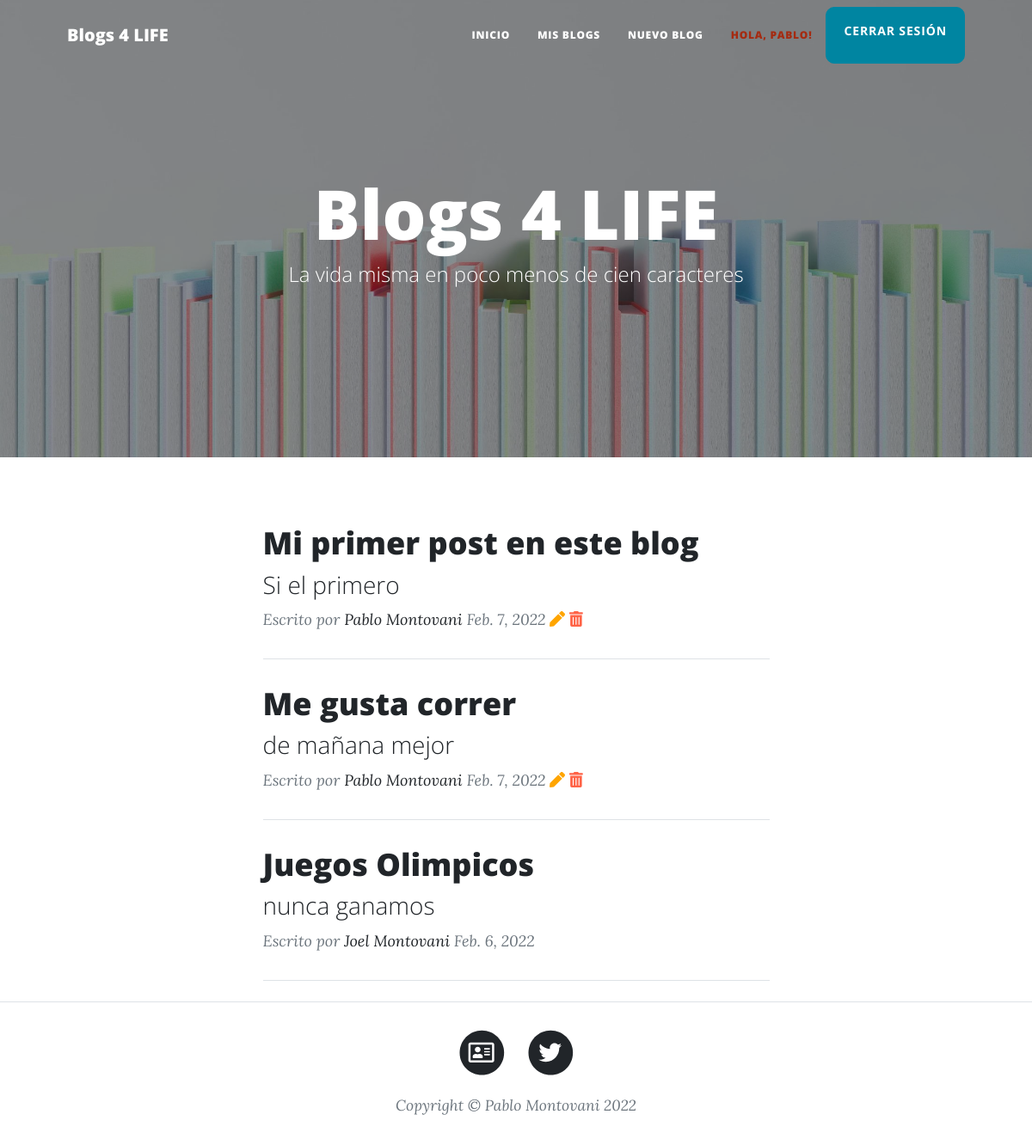
The page / (signed in) on the database as committed earlier.
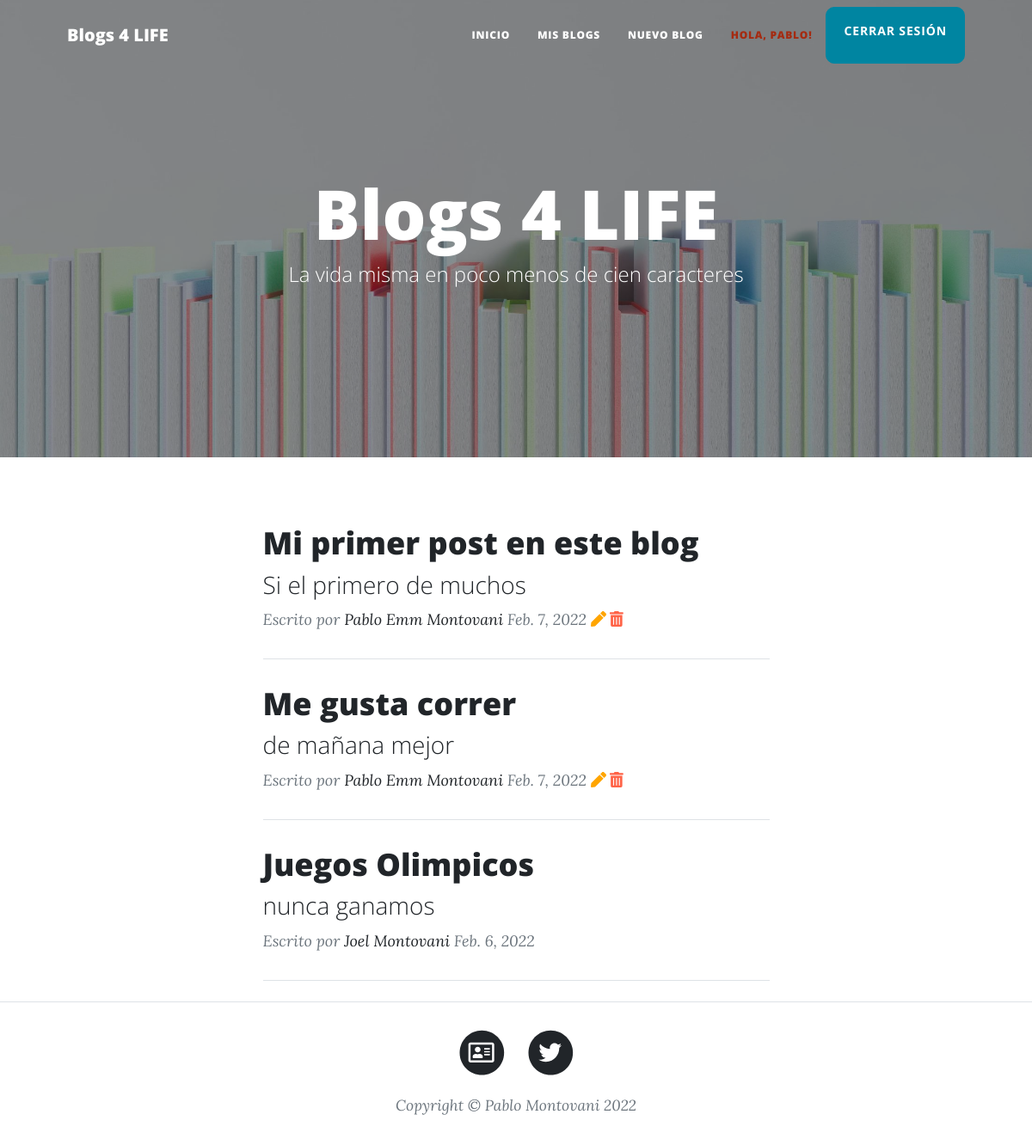
The same page on the database as committed later.
### BlogApp/models.py (models this page shows)
class Blog(Model):
    titulo= CharField(max_length=50)
    subtitulo= CharField(max_length=50)
    user = ForeignKey(User, on_delete=CASCADE)
    fecha= DateField()
    contenido= RichTextField()
    imagen= ImageField(upload_to='imagenes', null=True, blank=False)
    class Meta:
       ordering = ['-fecha']

### BlogApp/views.py (the view)
# urls.py: path('', BlogListView.as_view(), name="inicio"),
class BlogListView(LoginRequiredMixin, ListView):
    model = Blog
    template_name = 'BlogApp/blogs.html'
    context_object_name = 'blogs'
    paginate_by = 10

### templates/BlogApp/blogs.html (shortened to what this page needs)
{% extends "BlogApp/inicio.html" %}
{% load static %}
{% block ContenidoBlog %}
     <div class="container px-4 px-lg-5">
        <div class="row gx-4 gx-lg-5 justify-content-center">
            <div class="col-md-10 col-lg-8 col-xl-7">
                {% if not blogs %}
                    <div class="alert alert-danger" role="alert">
                        No existen entradas en el blog.
                    </div>
                {% else %}
                    {% for blog in blogs %}
                        <div class="post-preview">
                            <a href="{% url 'blog_ver' blog.id %}">
                                <h2 class="post-title">{{blog.titulo}}</h2>
                                <h3 class="post-subtitle">{{blog.subtitulo}}</h3>
                            </a>
                            <p class="post-meta">
                                Escrito por
                                {% if blog.user.last_name %}
                                    <a href="{% url 'blog_ver_usuario' blog.user %}">{{blog.user.first_name}} {{blog.user.last_name}}</a>
                                {% else %}
                                    <a href="{% url 'blog_ver_usuario' blog.user %}">{{blog.user}}</a>
                                {% endif %}
                                {{blog.fecha}}
                                {% if blog.user == user %}
                                    <a style="font-size: 1em; color: orange;" href="{% url 'blog_update' blog.id %}">
                                        <i class="fas fa-pen"></i>
                                    </a>
                                    <a style="font-size: 1em; color: Tomato;" href="{% url 'blog_delete' blog.id %}">
                                        <i class="fas fa-trash-alt"></i>
                                    </a>
                                {% endif %}
                            </p>
                        </div>
                        <hr class="my-4" />
                    {% endfor %}
                {% endif %}
            </div>
        </div>
    </div>
{% endblock %}

### templates/BlogApp/inicio.html (shortened to what this page needs)
{% extends "BlogApp/padre.html" %}
{% load static %}
{% block ContenidoPrincipal %}
    <header class="masthead" style="background-image: url('{%static 'BlogApp/assets/img/home-bg.jpg' %}')">
        <div class="container position-relative px-4 px-lg-5">
            <div class="row gx-4 gx-lg-5 justify-content-center">
                <div class="col-md-10 col-lg-8 col-xl-7">
                    <div class="site-heading">
                        <h1> Blogs 4 <span>LIFE</span></h1>
                        <span class="subheading">La vida misma en poco menos de cien caracteres </span>
                    </div>
                </div>
            </div>
        </div>
    </header>
    {% block ContenidoBlog %}
    {% endblock %}
{% endblock %}

### templates/BlogApp/padre.html (shortened to what this page needs)
<!DOCTYPE html>
<html lang="en">
    <head>
        {% load static %}
        <link href="{%static 'BlogApp/css/styles.css' %}" rel="stylesheet" />
    </head>
    <body>
        <nav class="navbar navbar-expand-lg navbar-light" id="mainNav">
            <div class="container px-4 px-lg-5">
                <a class="navbar-brand" href="{% url 'inicio' %}">Blogs 4 LIFE</a>
                <div class="collapse navbar-collapse" id="navbarResponsive">
                    <ul class="navbar-nav ms-auto py-4 py-lg-0">
                        <li class="nav-item"><a class="nav-link px-lg-3 py-3 py-lg-4" href="{% url 'inicio' %}">Inicio</a></li>
                        <li class="nav-item"><a class="nav-link px-lg-3 py-3 py-lg-4" href="{% url 'mis_blogs' %}">Mis Blogs</a></li>
                        <li class="nav-item"><a class="nav-link px-lg-3 py-3 py-lg-4" href="{% url 'blog_add' %}">Nuevo Blog</a></li>
                        {% if user.is_authenticated %}
                            <li class="nav-item"><a class="nav-link nav-link-user px-lg-3 py-3 py-lg-4" href="{% url 'profile' %}">Hola, {{user.username}}!</a></li>
                            <a class="btn btn-primary" href="{% url 'logout' %}">CERRAR SESIÓN</a>
                        {% endif %}
                    </ul>
                </div>
            </div>
        </nav>
        {% block ContenidoPrincipal %}
        {% endblock %}
        <footer class="border-top">
            <div class="container px-4 px-lg-5">
                <div class="row gx-4 gx-lg-5 justify-content-center">
                    <div class="col-md-10 col-lg-8 col-xl-7">
                        <ul class="list-inline text-center">
                            <li class="list-inline-item">
                                <a href="{% url 'about_me' %}">
                                    <span class="fa-stack fa-lg">
                                        <i class="fas fa-circle fa-stack-2x"></i>
                                        <i class="far fa-address-card fa-stack-1x fa-inverse"></i>
                                    </span>
                                </a>
                            </li>
                            <li class="list-inline-item">
                                <a href="https://twitter.com/emanuel11">
                                    <span class="fa-stack fa-lg">
                                        <i class="fas fa-circle fa-stack-2x"></i>
                                        <i class="fab fa-twitter fa-stack-1x fa-inverse"></i>
                                    </span>
                                </a>
                            </li>
                        </ul>
                        <div class="small text-center text-muted fst-italic">Copyright &copy; Pablo Montovani 2022</div>
                    </div>
                </div>
            </div>
        </footer>
    </body>
</html>

Rows that differ between the two databases and show on the page:
changed Blog "Mi primer post en este blog": subtitulo "Si el primero" → "Si el primero de muchos"; user.first_name "Pablo" → "Pablo Emm"
changed through a linked row, Blog "Me gusta correr": user.first_name "Pablo" → "Pablo Emm"
